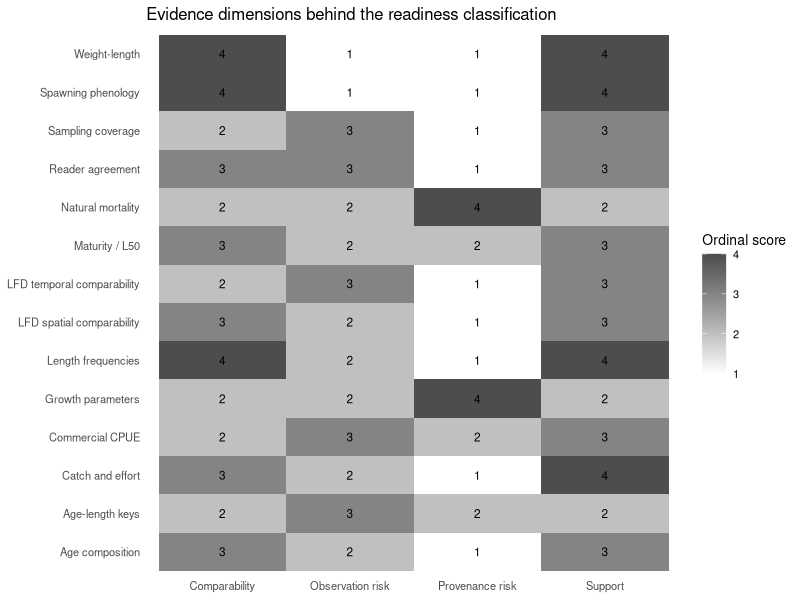
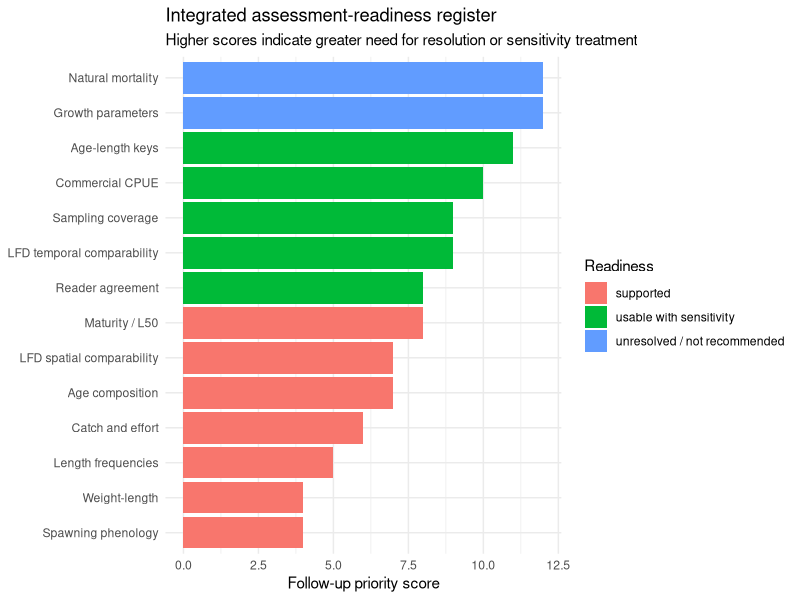

Reproduce these figures in R, in order.
# Module 07: Integrated assessment-readiness review
#
# Purpose: synthesize Modules 02-06 into an explicit pre-assessment evidence
# framework. No stock-assessment model is fitted here.

library(ggplot2)

# Scores are ordinal diagnostics, not statistical weights:
# support/comparability: 1 poor -> 4 strong
# observation/provenance risk: 1 low -> 4 critical
readiness <- data.frame(
  domain = c(
    "Catch and effort", "Commercial CPUE", "Sampling coverage",
    "Length frequencies", "LFD temporal comparability", "LFD spatial comparability",
    "Age composition", "Age-length keys", "Reader agreement",
    "Weight-length", "Maturity / L50", "Growth parameters",
    "Natural mortality", "Spawning phenology"
  ),
  module = c(2,2,2,3,4,4,5,5,5,6,6,6,6,6),
  support = c(4,3,3,4,3,3,3,2,3,4,3,2,2,4),
  comparability = c(3,2,2,4,2,3,3,2,3,4,3,2,2,4),
  observation_risk = c(2,3,3,2,3,2,2,3,3,1,2,2,2,1),
  provenance_risk = c(1,2,1,1,1,1,1,2,1,1,2,4,4,1),
  key_issue = c(
    "unit/coding problems are resolvable but protocol changes must remain documented",
    "reported and recalculated CPUE conflict in some records; catchability may change",
    "uneven area-year sampling and missing strata",
    "strong sample size but heaping, selective gears and incomplete measurement scope occur",
    "pooled trends are sensitive to changing area/gear/source composition",
    "persistent strata are available, but not all areas/gears contribute equally through time",
    "reasonable support, with sparse old-age observations",
    "some length bins and strata have weak support; historical transferability is imperfect",
    "older ages show more disagreement and recent reader drift is simulated",
    "well supported when sex/source are retained",
    "source and period differences require sensitivity treatment",
    "candidate values differ in stock, sex, period and method provenance",
    "candidate M values are method-dependent and should be treated as a sensitivity range",
    "seasonal pattern is coherent across areas and sources"
  ),
  stringsAsFactors = FALSE
)

classify_readiness <- function(support, comparability, observation_risk, provenance_risk) {
  if (observation_risk >= 4 || provenance_risk >= 4 || support <= 1 || comparability <= 1)
    return("unresolved / not recommended")
  if (observation_risk >= 3 || provenance_risk >= 3 || support == 2 || comparability == 2)
    return("usable with sensitivity")
  if (support >= 3 && comparability >= 3 && observation_risk <= 2 && provenance_risk <= 2)
    return("supported")
  "usable with caveats"
}

readiness$status <- mapply(
  classify_readiness,
  readiness$support, readiness$comparability,
  readiness$observation_risk, readiness$provenance_risk
)
status_levels <- c("supported", "usable with caveats", "usable with sensitivity", "unresolved / not recommended")
readiness$status <- factor(readiness$status, levels = status_levels)

# Triage only: higher values mean more scientific follow-up is warranted.
readiness$priority_score <- (5 - readiness$support) + (5 - readiness$comparability) +
  readiness$observation_risk + readiness$provenance_risk
readiness$priority <- cut(
  readiness$priority_score,
  breaks = c(-Inf, 8, 11, Inf),
  labels = c("routine", "important", "high")
)

status_ok <- function(x) as.character(x) %in%
  c("supported", "usable with caveats", "usable with sensitivity")

# Machine-readable evidence-family IDs deliberately match the scenario-matrix
# column names. Human-readable domain labels remain separate.
input_gates <- data.frame(
  evidence_family = c(
    "catch_history", "abundance_index", "length_composition",
    "age_composition", "growth_maturity", "natural_mortality"
  ),
  representative_domain = c(
    "Catch and effort", "Commercial CPUE", "Length frequencies",
    "Age composition", "Maturity / L50", "Natural mortality"
  ),
  stringsAsFactors = FALSE
)
input_gates$status <- readiness$status[match(input_gates$representative_domain, readiness$domain)]
input_gates$gate_open <- vapply(input_gates$status, status_ok, logical(1))

# Analysis scenarios describe evidence requirements only; they are not model recommendations.
scenario_matrix <- data.frame(
  scenario = c(
    "Descriptive / indicator synthesis",
    "Length-based exploratory analysis",
    "Index-based trend analysis",
    "Age-structured exploratory analysis",
    "Integrated assessment candidate"
  ),
  catch_history = c(TRUE, FALSE, FALSE, TRUE, TRUE),
  abundance_index = c(FALSE, FALSE, TRUE, TRUE, TRUE),
  length_composition = c(TRUE, TRUE, FALSE, TRUE, TRUE),
  age_composition = c(FALSE, FALSE, FALSE, TRUE, TRUE),
  growth_maturity = c(FALSE, TRUE, FALSE, TRUE, TRUE),
  natural_mortality = c(FALSE, TRUE, FALSE, TRUE, TRUE),
  stringsAsFactors = FALSE
)

family_gate <- setNames(input_gates$gate_open, input_gates$evidence_family)
scenario_matrix$all_required_gates_open <- apply(
  scenario_matrix[, -1], 1,
  function(req) {
    needed <- names(req)[as.logical(req)]
    if (!length(needed)) return(TRUE)
    if (any(!needed %in% names(family_gate))) {
      stop(
        "Scenario contains an evidence family not defined in input_gates: ",
        paste(setdiff(needed, names(family_gate)), collapse = ", ")
      )
    }
    all(family_gate[needed])
  }
)

sensitivity_register <- data.frame(
  issue = c(
    "CPUE observation process", "sampling-design drift in pooled LFDs",
    "historical ALK transferability", "reader drift at older ages",
    "maturity source/period differences", "growth parameter provenance",
    "natural mortality"
  ),
  baseline_action = c(
    "recalculate from verified catch/effort and retain fleet/area structure",
    "use persistent-stratum or standardized comparisons alongside pooled summaries",
    "prefer contemporary/stratified ALKs where support allows",
    "exclude or sensitivity-test suspect reader-period combinations",
    "retain source/sex/period structure; avoid blind pooling",
    "prioritize target-stock contemporary estimates",
    "carry a plausible range rather than a single fixed value"
  ),
  sensitivity = c(
    "alternative CPUE definitions / exclude inconsistent records",
    "pooled versus fixed-design standardized LFD",
    "global versus area/source ALKs",
    "all reads versus stable-reader subset",
    "commercial versus survey maturity ogives",
    "alternative compatible growth parameter sets",
    "multiple M values and/or age-specific M scenarios"
  ),
  priority = c("high", "high", "important", "high", "important", "high", "high"),
  stringsAsFactors = FALSE
)

status_summary <- as.data.frame(table(readiness$status), stringsAsFactors = FALSE)
names(status_summary) <- c("status", "n_domains")

p_status <- ggplot(readiness, aes(x = reorder(domain, priority_score), y = priority_score, fill = status)) +
  geom_col() + coord_flip() +
  labs(x = NULL, y = "Follow-up priority score", fill = "Readiness",
       title = "Integrated assessment-readiness register",
       subtitle = "Higher scores indicate greater need for resolution or sensitivity treatment") +
  theme_minimal(base_size = 11)

risk_long <- rbind(
  data.frame(domain = readiness$domain, dimension = "Support", value = readiness$support),
  data.frame(domain = readiness$domain, dimension = "Comparability", value = readiness$comparability),
  data.frame(domain = readiness$domain, dimension = "Observation risk", value = readiness$observation_risk),
  data.frame(domain = readiness$domain, dimension = "Provenance risk", value = readiness$provenance_risk)
)
p_matrix <- ggplot(risk_long, aes(x = dimension, y = domain, fill = value)) +
  geom_tile() + geom_text(aes(label = value), size = 3) +
  scale_fill_gradient(low = "white", high = "grey30", limits = c(1, 4)) +
  labs(x = NULL, y = NULL, fill = "Ordinal score",
       title = "Evidence dimensions behind the readiness classification") +
  theme_minimal(base_size = 10) + theme(panel.grid = element_blank())

blockers <- readiness[as.character(readiness$status) == "unresolved / not recommended", ]
assessment_readiness_statement <- if (nrow(blockers) > 0) {
  paste0(
    "The evidence base is NOT yet ready for unconstrained assessment-model fitting. ",
    "Unresolved domains: ", paste(blockers$domain, collapse = "; "), "."
  )
} else {
  "No critical evidence blockers remain, but model-specific requirements still need evaluation."
}

stopifnot(
  nrow(readiness) >= 12,
  any(as.character(readiness$status) == "supported"),
  any(as.character(readiness$status) == "usable with sensitivity"),
  any(as.character(readiness$status) == "unresolved / not recommended"),
  !anyNA(scenario_matrix$all_required_gates_open),
  any(!scenario_matrix$all_required_gates_open)
)

print(readiness[, c("domain", "status", "priority", "key_issue")])
print(input_gates)
print(scenario_matrix)
print(sensitivity_register)
cat("\n", assessment_readiness_statement, "\n", sep = "")
